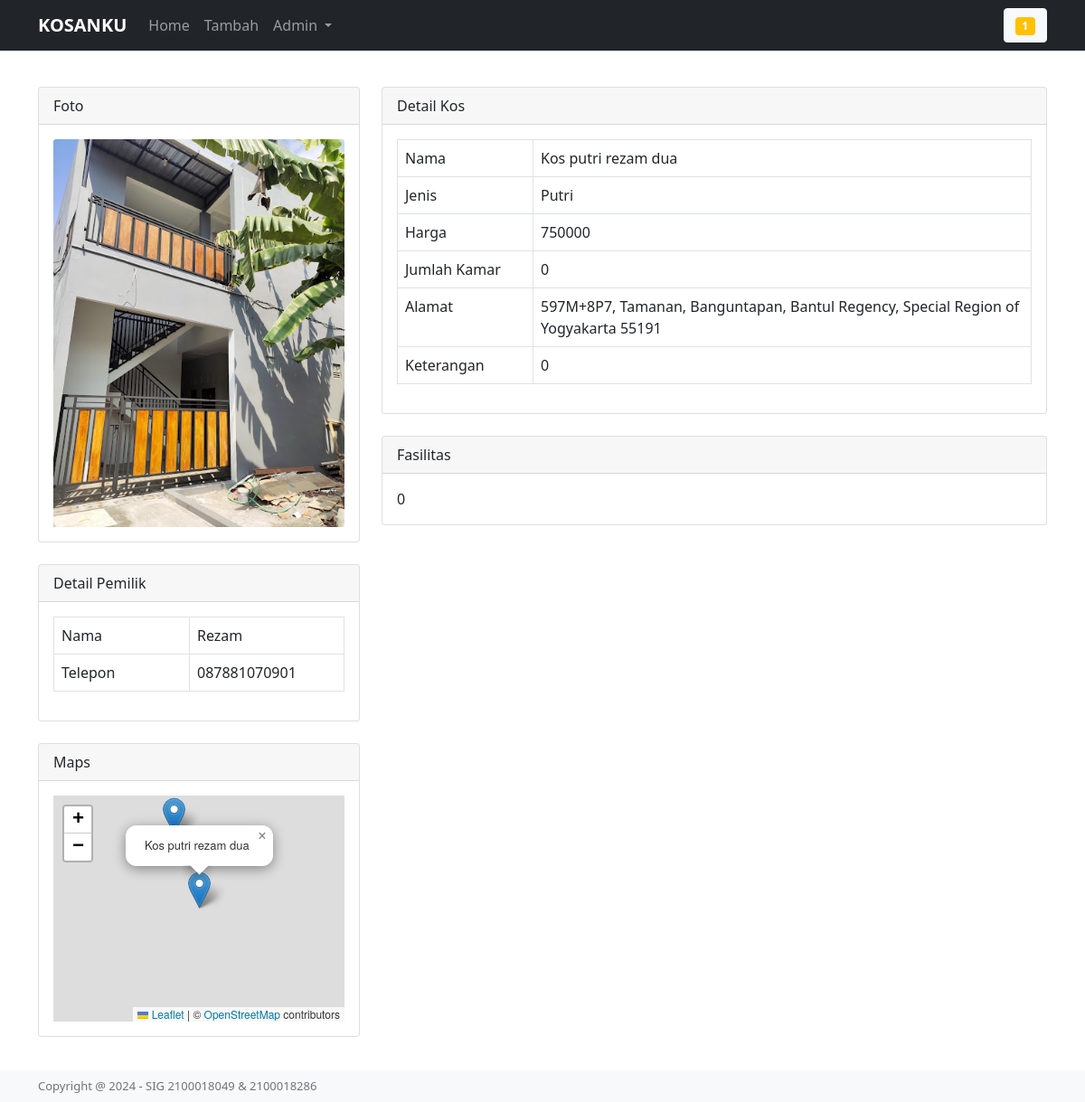
Screenshot of /home/detail/14 with the database file from the repository.
### tables this page shows
CREATE TABLE `kost` (
  `id` int(50) NOT NULL,
  `nama` varchar(50) NOT NULL,
  `alamat` varchar(256) NOT NULL,
  `nama_pemilik` varchar(50) NOT NULL,
  `telepon` varchar(50) NOT NULL,
  `email` varchar(50) NOT NULL,
  `harga` varchar(50) NOT NULL,
  `jumlah_kamar` varchar(50) NOT NULL,
  `fasilitas` varchar(500) NOT NULL,
  `keterangan` varchar(500) NOT NULL,
  `latitude` varchar(50) NOT NULL,
  `bayar` varchar(50) NOT NULL,
  `foto` varchar(50) NOT NULL,
  `longitude` varchar(50) NOT NULL,
  `jenis` varchar(50) NOT NULL,
  `status` enum('pending','terupload') DEFAULT 'pending'
);

### application/controllers/Home.php (called while the page is built, shortened)
<?php
class Home extends CI_Controller {
    public function __construct(){
        $this->load->model('H_kos');
        $this->load->helper(array('url', 'form', 'html'));
        $this->load->library('session');
    }
    public function detail($id){
        $ip_address = $this->input->ip_address();
        $this->H_kos->insert_visitor($ip_address);
        $data['total_visitors_all_time'] = $this->H_kos->count_visitors_all_time();
        $data['judul'] = 'KOSANKU';
        $data['data_kos'] = $this->H_kos->detail_masuk($id);
        $this->load->view('user/header', $data);
        $this->load->view('home/detail', $data);
        $this->load->view('user/footer');
    }
}

### index.php (called while the page is built, shortened)
<?php
require_once BASEPATH.'core/CodeIgniter.php';

### application/models/H_kos.php (called while the page is built, shortened)
<?php
class H_kos extends CI_Model{
    public function detail_masuk($id){
        $query = $this->db->get_where('kost', array('id' => $id));
        return $query->row_array();
    }
    public function count_visitors_all_time() {
        $this->db->select('COUNT(DISTINCT ip_address) as total');
        $query = $this->db->get('visitors');
        return $query->row()->total;
    }
}
?>

### application/views/home/detail.php (the view, shortened to what this page needs)
<div class="container">
    <br><br><br><br>
    <div class="row">
        <div class="col-4">
            <div class="card">
                <div class="card-header">Foto</div>
                <div class="card-body">
                    <img src="<?php echo base_url() . '/assets/fotokos/' . $data_kos['foto']; ?>" class="card-img-top" alt="kos">
                </div>
            </div>
            <br>
            <div class="card">
                <div class="card-header">Detail Pemilik</div>
                <div class="card-body table-responsive">
                    <table class="table table-bordered" style="overflow-y: hidden">
                        <tbody>
                            <tr>
                                <td width='150px'>Nama</td>
                                <td><?php echo $data_kos['nama_pemilik']; ?></td>
                            </tr>
                            <tr>
                                <td>Telepon</td>
                                <td><?php echo $data_kos['telepon']; ?></td>
                            </tr>
                        </tbody>
                    </table>
                </div>
            </div>
            <br>
            <div class="card">
                <div class="card-header">Maps</div>
                <div class="card-body">
                    <div id="map" style="width: 100%; height: 250px;"></div>
                </div>
            </div>
        </div>
        <div class="col-8">
            <div class="card">
                <div class="card-header">Detail Kos</div>
                <div class="card-body table-responsive">
                    <table class="table table-bordered" style="overflow-y: hidden">
                        <tbody>
                            <tr>
                                <td width='150px'>Nama</td>
                                <td><?php echo $data_kos['nama']; ?></td>
                            </tr>
                            <tr>
                                <td>Jenis</td>
                                <td><?php echo $data_kos['jenis']; ?></td>
                            </tr>
                            <tr>
                                <td>Harga</td>
                                <td><?php echo $data_kos['harga']; ?></td>
                            </tr>
                            <tr>
                                <td>Jumlah Kamar</td>
                                <td><?php echo $data_kos['jumlah_kamar']; ?></td>
                            </tr>
                            <tr>
                                <td>Alamat</td>
                                <td><?php echo $data_kos['alamat']; ?></td>
                            </tr>
                            <tr>
                                <td>Keterangan</td>
                                <td><?php echo $data_kos['keterangan']; ?></td>
                            </tr>
                        </tbody>
                    </table>
                </div>
            </div>
            <br>
            <div class="card">
                <div class="card-header">Fasilitas</div>
                <div class="card-body">
                    <?php echo $data_kos['fasilitas']; ?>
                </div>
            </div>
        </div>
    </div>
</div>

### rows the page displays
kost: foto (picture), nama_pemilik "Rezam", telepon "087881070901", nama "Kos putri rezam dua", jenis "Putri", harga "750000", jumlah_kamar "0", alamat "597M+8P7, Tamanan, Banguntapan, Bantul Regency, Special Region of Yogyakarta 55191", keterangan "0", fasilitas "0"

### other values shown
$total_visitors_all_time "1"
